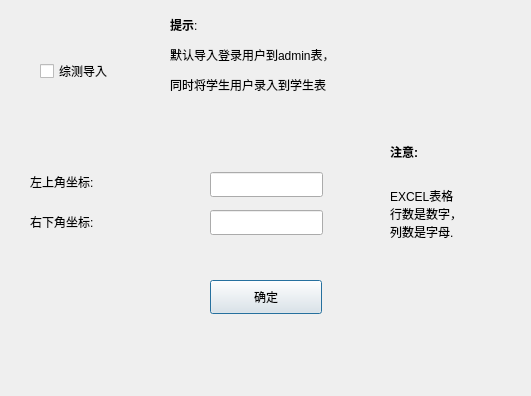
<?xml version="1.0" encoding="UTF-8"?>
<ui version="4.0">
 <class>ImportRange</class>
 <widget class="QDialog" name="ImportRange">
  <property name="geometry">
   <rect>
    <x>0</x>
    <y>0</y>
    <width>531</width>
    <height>396</height>
   </rect>
  </property>
  <property name="windowTitle">
   <string>导入范围</string>
  </property>
  <widget class="QLabel" name="label">
   <property name="geometry">
    <rect>
     <x>30</x>
     <y>173</y>
     <width>191</width>
     <height>18</height>
    </rect>
   </property>
   <property name="text">
    <string>左上角坐标:</string>
   </property>
  </widget>
  <widget class="QLabel" name="label_3">
   <property name="geometry">
    <rect>
     <x>390</x>
     <y>143</y>
     <width>81</width>
     <height>18</height>
    </rect>
   </property>
   <property name="font">
    <font>
     <weight>75</weight>
     <bold>true</bold>
    </font>
   </property>
   <property name="text">
    <string>注意:</string>
   </property>
  </widget>
  <widget class="QLabel" name="label_4">
   <property name="geometry">
    <rect>
     <x>390</x>
     <y>163</y>
     <width>201</width>
     <height>101</height>
    </rect>
   </property>
   <property name="text">
    <string>EXCEL表格
行数是数字，
列数是字母.</string>
   </property>
  </widget>
  <widget class="QLabel" name="label_5">
   <property name="geometry">
    <rect>
     <x>30</x>
     <y>213</y>
     <width>191</width>
     <height>18</height>
    </rect>
   </property>
   <property name="text">
    <string>右下角坐标:</string>
   </property>
  </widget>
  <widget class="QLineEdit" name="leftEdit">
   <property name="geometry">
    <rect>
     <x>210</x>
     <y>172</y>
     <width>113</width>
     <height>25</height>
    </rect>
   </property>
  </widget>
  <widget class="QLineEdit" name="rightEdit">
   <property name="geometry">
    <rect>
     <x>210</x>
     <y>210</y>
     <width>113</width>
     <height>25</height>
    </rect>
   </property>
  </widget>
  <widget class="QPushButton" name="okBtn">
   <property name="geometry">
    <rect>
     <x>210</x>
     <y>280</y>
     <width>112</width>
     <height>34</height>
    </rect>
   </property>
   <property name="text">
    <string>确定</string>
   </property>
  </widget>
  <widget class="QCheckBox" name="ZCchkBox">
   <property name="geometry">
    <rect>
     <x>40</x>
     <y>60</y>
     <width>105</width>
     <height>22</height>
    </rect>
   </property>
   <property name="text">
    <string>综测导入</string>
   </property>
  </widget>
  <widget class="QLabel" name="label_2">
   <property name="geometry">
    <rect>
     <x>170</x>
     <y>0</y>
     <width>461</width>
     <height>111</height>
    </rect>
   </property>
   <property name="font">
    <font>
     <weight>50</weight>
     <bold>false</bold>
    </font>
   </property>
   <property name="text">
    <string>&lt;html&gt;&lt;head/&gt;&lt;body&gt;&lt;p&gt;&lt;span style=&quot; font-weight:600;&quot;&gt;提示&lt;/span&gt;:&lt;/p&gt;&lt;p&gt;默认导入登录用户到admin表，&lt;/p&gt;&lt;p&gt;同时将学生用户录入到学生表&lt;/p&gt;&lt;/body&gt;&lt;/html&gt;</string>
   </property>
  </widget>
 </widget>
 <resources/>
 <connections/>
</ui>
